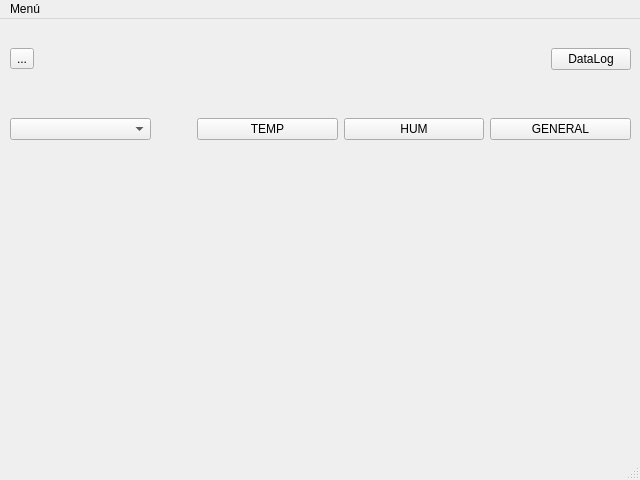
<?xml version="1.0" encoding="UTF-8"?>
<ui version="4.0">
 <class>MainWindow</class>
 <widget class="QMainWindow" name="MainWindow">
  <property name="geometry">
   <rect>
    <x>0</x>
    <y>0</y>
    <width>640</width>
    <height>480</height>
   </rect>
  </property>
  <property name="windowTitle">
   <string>MainWindow</string>
  </property>
  <widget class="QWidget" name="centralwidget">
   <widget class="QWidget" name="horizontalLayoutWidget">
    <property name="geometry">
     <rect>
      <x>10</x>
      <y>140</y>
      <width>621</width>
      <height>161</height>
     </rect>
    </property>
    <layout class="QHBoxLayout" name="Layout_2"/>
   </widget>
   <widget class="QWidget" name="horizontalLayoutWidget_2">
    <property name="geometry">
     <rect>
      <x>10</x>
      <y>80</y>
      <width>621</width>
      <height>61</height>
     </rect>
    </property>
    <layout class="QHBoxLayout" name="Layout_1">
     <item>
      <widget class="QComboBox" name="Combo_invernadero_actual">
       <property name="contextMenuPolicy">
        <enum>Qt::DefaultContextMenu</enum>
       </property>
       <property name="currentText">
        <string/>
       </property>
      </widget>
     </item>
     <item>
      <spacer name="horizontalSpacer_2">
       <property name="orientation">
        <enum>Qt::Horizontal</enum>
       </property>
       <property name="sizeType">
        <enum>QSizePolicy::Fixed</enum>
       </property>
       <property name="sizeHint" stdset="0">
        <size>
         <width>40</width>
         <height>20</height>
        </size>
       </property>
      </spacer>
     </item>
     <item>
      <widget class="QPushButton" name="butttemp">
       <property name="text">
        <string>TEMP</string>
       </property>
      </widget>
     </item>
     <item>
      <widget class="QPushButton" name="buthum">
       <property name="text">
        <string>HUM</string>
       </property>
      </widget>
     </item>
     <item>
      <widget class="QPushButton" name="buttgen">
       <property name="text">
        <string>GENERAL</string>
       </property>
      </widget>
     </item>
    </layout>
   </widget>
   <widget class="QWidget" name="horizontalLayoutWidget_3">
    <property name="geometry">
     <rect>
      <x>10</x>
      <y>300</y>
      <width>621</width>
      <height>51</height>
     </rect>
    </property>
    <layout class="QHBoxLayout" name="Layout_3"/>
   </widget>
   <widget class="QWidget" name="horizontalLayoutWidget_4">
    <property name="geometry">
     <rect>
      <x>10</x>
      <y>0</y>
      <width>621</width>
      <height>80</height>
     </rect>
    </property>
    <layout class="QHBoxLayout" name="Layout_0">
     <item>
      <widget class="QToolButton" name="toolButton">
       <property name="text">
        <string>...</string>
       </property>
      </widget>
     </item>
     <item>
      <spacer name="horizontalSpacer">
       <property name="orientation">
        <enum>Qt::Horizontal</enum>
       </property>
       <property name="sizeHint" stdset="0">
        <size>
         <width>40</width>
         <height>20</height>
        </size>
       </property>
      </spacer>
     </item>
     <item>
      <widget class="QPushButton" name="pushButton">
       <property name="text">
        <string>DataLog</string>
       </property>
      </widget>
     </item>
    </layout>
   </widget>
  </widget>
  <widget class="QMenuBar" name="menubar">
   <property name="geometry">
    <rect>
     <x>0</x>
     <y>0</y>
     <width>640</width>
     <height>20</height>
    </rect>
   </property>
   <widget class="QMenu" name="menuMen">
    <property name="title">
     <string>Menú</string>
    </property>
    <addaction name="actionSensores"/>
    <addaction name="actionActuadores"/>
    <addaction name="actionInvernaderos"/>
    <addaction name="separator"/>
    <addaction name="actionConfiguraci"/>
    <addaction name="separator"/>
    <addaction name="actionSalir"/>
   </widget>
   <addaction name="menuMen"/>
  </widget>
  <widget class="QStatusBar" name="statusbar"/>
  <action name="actionSensores">
   <property name="text">
    <string>Sensores</string>
   </property>
  </action>
  <action name="actionActuadores">
   <property name="text">
    <string>Actuadores</string>
   </property>
  </action>
  <action name="actionSalir">
   <property name="text">
    <string>Salir</string>
   </property>
  </action>
  <action name="actionConfiguraci">
   <property name="text">
    <string>Configuración</string>
   </property>
  </action>
  <action name="actionInvernaderos">
   <property name="text">
    <string>Invernaderos</string>
   </property>
  </action>
 </widget>
 <resources/>
 <connections/>
</ui>
